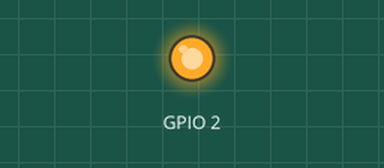
Recording of a program running on a simulated ESP32. On the bench: output pins drawn as LEDs (lit = HIGH).

Above: at 0.1 s.
At 5.1 s:
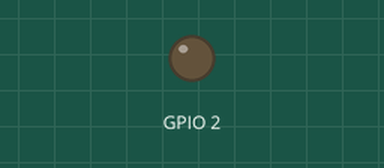
Timing chart, 0 to 40.0 s (numbered marks = the images above):
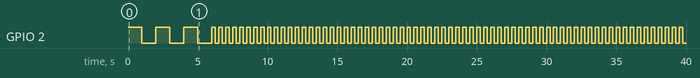

Measured:
- by itself, GPIO 2: goes 3 × (HIGH 1.0 s, LOW 1.0 s), 67 × (HIGH 0.25 s, LOW 0.25 s), HIGH 0.25 s, then LOW

The program:

main.cpp
```cpp
#include <Arduino.h>

int count = 0;

void setup() {
  pinMode(2, OUTPUT);
  // put your setup code here, to run once:
}

void waitabit() {
  if(count < 4) {
    delay(1000);
  } else {
    delay(250);
  }
}

void loop() {
  count++;
  digitalWrite(2, HIGH);
  waitabit();
  digitalWrite(2, LOW);
  waitabit();
}
```
